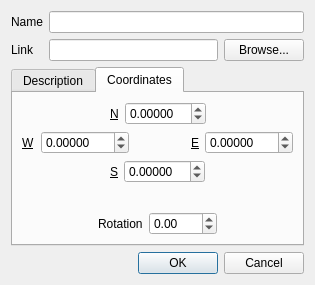
<?xml version="1.0" encoding="UTF-8"?>
<ui version="4.0">
 <class>UiEditGroundOverlayDialog</class>
 <widget class="QDialog" name="UiEditGroundOverlayDialog">
  <property name="geometry">
   <rect>
    <x>0</x>
    <y>0</y>
    <width>315</width>
    <height>285</height>
   </rect>
  </property>
  <property name="windowTitle">
   <string>Dialog</string>
  </property>
  <layout class="QVBoxLayout" name="verticalLayout">
   <item>
    <layout class="QGridLayout" name="gridLayout">
     <item row="0" column="0">
      <widget class="QLabel" name="name_lbl">
       <property name="text">
        <string>Name</string>
       </property>
       <property name="buddy">
        <cstring>m_name</cstring>
       </property>
      </widget>
     </item>
     <item row="0" column="1" colspan="2">
      <widget class="QLineEdit" name="m_name"/>
     </item>
     <item row="1" column="0">
      <widget class="QLabel" name="link_lbl">
       <property name="text">
        <string>Link</string>
       </property>
      </widget>
     </item>
     <item row="1" column="1">
      <widget class="QLineEdit" name="m_link"/>
     </item>
     <item row="1" column="2">
      <widget class="QPushButton" name="m_browseButton">
       <property name="text">
        <string>Browse...</string>
       </property>
      </widget>
     </item>
    </layout>
   </item>
   <item>
    <widget class="QTabWidget" name="tabWidget">
     <property name="currentIndex">
      <number>1</number>
     </property>
     <widget class="QWidget" name="m_descriptionTab">
      <attribute name="title">
       <string>Description</string>
      </attribute>
      <layout class="QVBoxLayout" name="verticalLayout_4">
       <item>
        <widget class="QTextEdit" name="m_description"/>
       </item>
      </layout>
     </widget>
     <widget class="QWidget" name="tab_2">
      <attribute name="title">
       <string>Coordinates</string>
      </attribute>
      <layout class="QHBoxLayout" name="horizontalLayout_7">
       <item>
        <layout class="QVBoxLayout" name="verticalLayout_3">
         <item>
          <layout class="QHBoxLayout" name="horizontalLayout">
           <item>
            <spacer name="horizontalSpacer_2">
             <property name="orientation">
              <enum>Qt::Horizontal</enum>
             </property>
             <property name="sizeHint" stdset="0">
              <size>
               <width>40</width>
               <height>20</height>
              </size>
             </property>
            </spacer>
           </item>
           <item>
            <widget class="QLabel" name="m_northLabel">
             <property name="font">
              <font>
               <underline>true</underline>
              </font>
             </property>
             <property name="text">
              <string>N</string>
             </property>
            </widget>
           </item>
           <item>
            <widget class="QDoubleSpinBox" name="m_north">
             <property name="decimals">
              <number>5</number>
             </property>
             <property name="minimum">
              <double>-90.000000000000000</double>
             </property>
             <property name="maximum">
              <double>90.000000000000000</double>
             </property>
            </widget>
           </item>
           <item>
            <spacer name="horizontalSpacer_3">
             <property name="orientation">
              <enum>Qt::Horizontal</enum>
             </property>
             <property name="sizeHint" stdset="0">
              <size>
               <width>40</width>
               <height>20</height>
              </size>
             </property>
            </spacer>
           </item>
          </layout>
         </item>
         <item>
          <layout class="QHBoxLayout" name="horizontalLayout_2">
           <item>
            <layout class="QHBoxLayout" name="horizontalLayout_4">
             <item>
              <widget class="QLabel" name="m_westLabel">
               <property name="font">
                <font>
                 <underline>true</underline>
                </font>
               </property>
               <property name="text">
                <string>W</string>
               </property>
              </widget>
             </item>
             <item>
              <widget class="QDoubleSpinBox" name="m_west">
               <property name="decimals">
                <number>5</number>
               </property>
               <property name="minimum">
                <double>-180.000000000000000</double>
               </property>
               <property name="maximum">
                <double>180.000000000000000</double>
               </property>
              </widget>
             </item>
            </layout>
           </item>
           <item>
            <spacer name="horizontalSpacer">
             <property name="orientation">
              <enum>Qt::Horizontal</enum>
             </property>
             <property name="sizeHint" stdset="0">
              <size>
               <width>40</width>
               <height>20</height>
              </size>
             </property>
            </spacer>
           </item>
           <item>
            <layout class="QHBoxLayout" name="horizontalLayout_3">
             <item>
              <widget class="QLabel" name="m_eastLabel">
               <property name="font">
                <font>
                 <underline>true</underline>
                </font>
               </property>
               <property name="text">
                <string>E</string>
               </property>
              </widget>
             </item>
             <item>
              <widget class="QDoubleSpinBox" name="m_east">
               <property name="decimals">
                <number>5</number>
               </property>
               <property name="minimum">
                <double>-180.000000000000000</double>
               </property>
               <property name="maximum">
                <double>180.000000000000000</double>
               </property>
              </widget>
             </item>
            </layout>
           </item>
          </layout>
         </item>
         <item>
          <layout class="QHBoxLayout" name="horizontalLayout_5">
           <item>
            <spacer name="horizontalSpacer_4">
             <property name="orientation">
              <enum>Qt::Horizontal</enum>
             </property>
             <property name="sizeHint" stdset="0">
              <size>
               <width>40</width>
               <height>20</height>
              </size>
             </property>
            </spacer>
           </item>
           <item>
            <widget class="QLabel" name="m_southLabel">
             <property name="font">
              <font>
               <underline>true</underline>
               <kerning>false</kerning>
              </font>
             </property>
             <property name="text">
              <string>S</string>
             </property>
            </widget>
           </item>
           <item>
            <widget class="QDoubleSpinBox" name="m_south">
             <property name="decimals">
              <number>5</number>
             </property>
             <property name="minimum">
              <double>-90.000000000000000</double>
             </property>
             <property name="maximum">
              <double>90.000000000000000</double>
             </property>
            </widget>
           </item>
           <item>
            <spacer name="horizontalSpacer_5">
             <property name="orientation">
              <enum>Qt::Horizontal</enum>
             </property>
             <property name="sizeHint" stdset="0">
              <size>
               <width>40</width>
               <height>20</height>
              </size>
             </property>
            </spacer>
           </item>
          </layout>
         </item>
         <item>
          <spacer name="verticalSpacer">
           <property name="orientation">
            <enum>Qt::Vertical</enum>
           </property>
           <property name="sizeHint" stdset="0">
            <size>
             <width>20</width>
             <height>40</height>
            </size>
           </property>
          </spacer>
         </item>
         <item>
          <layout class="QHBoxLayout" name="horizontalLayout_6">
           <item>
            <spacer name="horizontalSpacer_7">
             <property name="orientation">
              <enum>Qt::Horizontal</enum>
             </property>
             <property name="sizeHint" stdset="0">
              <size>
               <width>40</width>
               <height>20</height>
              </size>
             </property>
            </spacer>
           </item>
           <item>
            <widget class="QLabel" name="m_rotationLabel">
             <property name="text">
              <string>Rotation</string>
             </property>
            </widget>
           </item>
           <item>
            <widget class="QDoubleSpinBox" name="m_rotation">
             <property name="decimals">
              <number>2</number>
             </property>
             <property name="minimum">
              <double>-360.000000000000000</double>
             </property>
             <property name="maximum">
              <double>360.000000000000000</double>
             </property>
            </widget>
           </item>
           <item>
            <spacer name="horizontalSpacer_6">
             <property name="orientation">
              <enum>Qt::Horizontal</enum>
             </property>
             <property name="sizeHint" stdset="0">
              <size>
               <width>40</width>
               <height>20</height>
              </size>
             </property>
            </spacer>
           </item>
          </layout>
         </item>
        </layout>
       </item>
      </layout>
     </widget>
    </widget>
   </item>
   <item>
    <widget class="QDialogButtonBox" name="buttonBox">
     <property name="orientation">
      <enum>Qt::Horizontal</enum>
     </property>
     <property name="standardButtons">
      <set>QDialogButtonBox::Cancel|QDialogButtonBox::Ok</set>
     </property>
    </widget>
   </item>
  </layout>
 </widget>
 <resources/>
 <connections>
  <connection>
   <sender>buttonBox</sender>
   <signal>accepted()</signal>
   <receiver>UiEditGroundOverlayDialog</receiver>
   <slot>accept()</slot>
   <hints>
    <hint type="sourcelabel">
     <x>240</x>
     <y>268</y>
    </hint>
    <hint type="destinationlabel">
     <x>157</x>
     <y>253</y>
    </hint>
   </hints>
  </connection>
  <connection>
   <sender>buttonBox</sender>
   <signal>rejected()</signal>
   <receiver>UiEditGroundOverlayDialog</receiver>
   <slot>reject()</slot>
   <hints>
    <hint type="sourcelabel">
     <x>240</x>
     <y>268</y>
    </hint>
    <hint type="destinationlabel">
     <x>244</x>
     <y>253</y>
    </hint>
   </hints>
  </connection>
 </connections>
</ui>
